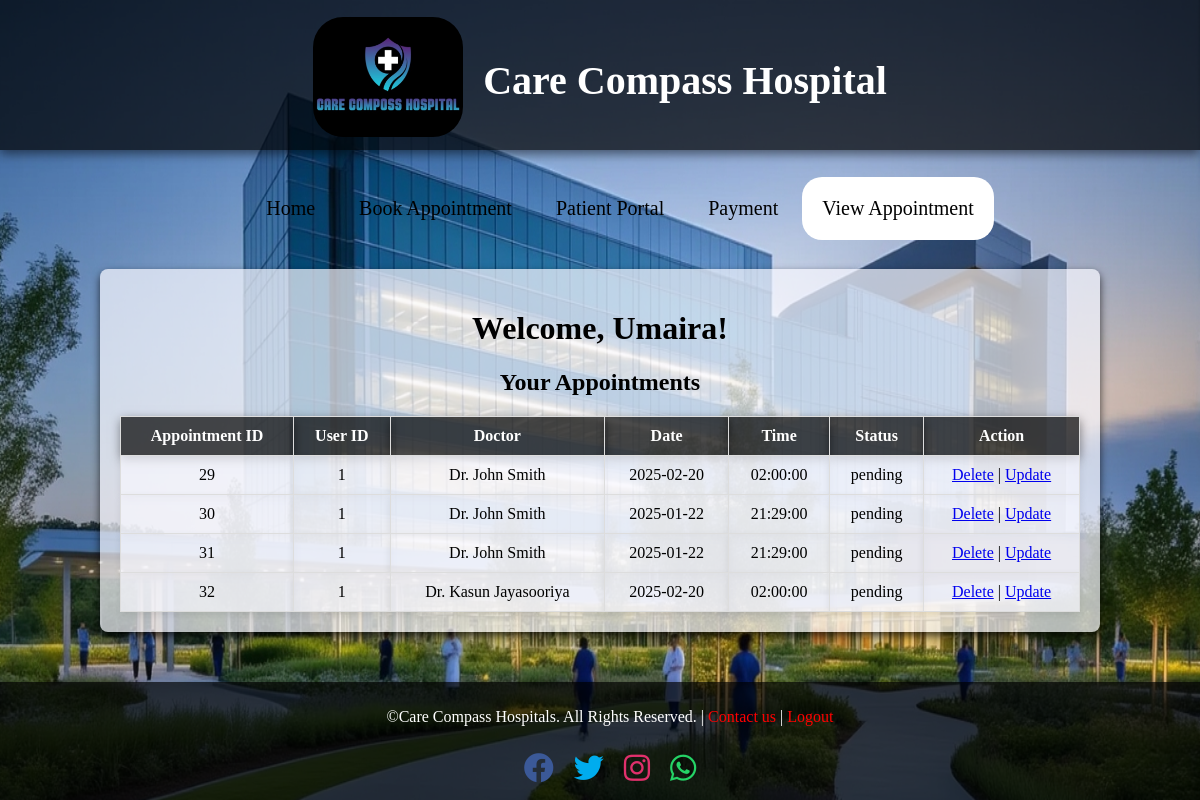
/viewappointment.php (signed in), run on the app's committed database.
### tables this page shows
CREATE TABLE `appointments` (
  `id` int(11) NOT NULL,
  `user_id` int(11) NOT NULL,
  `doctor_id` int(11) NOT NULL,
  `appointment_date` date NOT NULL,
  `appointment_time` time NOT NULL,
  `reason` text NOT NULL,
  `status` enum('pending','confirmed','cancelled') NOT NULL,
  `created_at` datetime NOT NULL DEFAULT current_timestamp()
);

CREATE TABLE `doctors` (
  `doctor_id` int(11) NOT NULL,
  `full_name` varchar(100) NOT NULL,
  `email` varchar(100) NOT NULL,
  `phone_number` varchar(15) NOT NULL,
  `specialization` varchar(100) NOT NULL,
  `qualifications` text NOT NULL,
  `experience_years` int(10) UNSIGNED NOT NULL,
  `hospital_branch` enum('Kandy','Colombo','Kurunegala') NOT NULL,
  `available_days` varchar(50) NOT NULL,
  `available_time` varchar(50) NOT NULL,
  `created_at` datetime DEFAULT current_timestamp()
);

### viewappointment.php (the view, shortened to what this page needs)
<?php
include('dbconnect.php');
$isLoggedIn = isset($_SESSION['username']);
$userId = isset($_SESSION['user_id']) ? $_SESSION['user_id'] : null;
?>
<!DOCTYPE html>
<html lang="en">
<head>
    <link rel="stylesheet" href="sheet.css" />
    <link href="https://cdnjs.cloudflare.com/ajax/libs/font-awesome/5.15.4/css/all.min.css" rel="stylesheet">
</head>
<body>
    <div class="head">
        <div class="image">
            <img src="images/Logo.jpeg" />
            <h1>Care Compass Hospital</h1>
        </div>
        <div class="sub">
            <ul>
                <li><a href="Home.php">Home</a></li>
                <li><a href="Appointment.php">Book Appointment</a></li>
                <li><a href="Portal.php">Patient Portal</a></li>
                <li><a href="Payment.php">Payment</a></li>
                <li class="active"><a href="viewappointment.php">View Appointment</a></li>
            </ul>
        </div>
    </div>
<?php
if ($isLoggedIn): ?>
    <div class="view_appointment">
        <h1>Welcome, <?php echo htmlspecialchars($_SESSION['username']); ?>!</h1>
        <h2>Your Appointments</h2>
        <?php
        $stmt = $conn->prepare("SELECT a.id, a.user_id, d.full_name AS doctor_name, a.appointment_date, a.appointment_time, a.status FROM appointments a JOIN doctors d ON a.doctor_id = d.doctor_id WHERE a.user_id = ?");
        $stmt->bind_param("i", $userId);
        $stmt->execute();
        $result = $stmt->get_result();
        ?>
        <table border="1">
            <thead>
                <tr>
                    <th>Appointment ID</th>
                    <th>User ID</th>
                    <th>Doctor</th>
                    <th>Date</th>
                    <th>Time</th>
                    <th>Status</th>
                    <th>Action</th>
                </tr>
            </thead>
            <tbody>
                <?php if ($result->num_rows > 0): ?>
                    <?php while ($row = $result->fetch_assoc()): ?>
                        <tr>
                            <td><?php echo htmlspecialchars($row['id']); ?></td>
                            <td><?php echo htmlspecialchars($row['user_id']); ?></td>
                            <td><?php echo htmlspecialchars($row['doctor_name']); ?></td>
                            <td><?php echo htmlspecialchars($row['appointment_date']); ?></td>
                            <td><?php echo htmlspecialchars($row['appointment_time']); ?></td>
                            <td><?php echo htmlspecialchars($row['status']); ?></td>
                            <td>
                                <a href="?delete_id=<?php echo $row['id']; ?>" onclick="return confirm('Are you sure you want to delete this appointment?');">Delete</a> |
                                <a href="update_appointment.php?update_id=<?php echo $row['id']; ?>">Update</a>
                            </td>
                        </tr>
                    <?php endwhile; ?>
                <?php else: ?>
                    <tr><td colspan='7'>No appointments found.</td></tr>
                <?php endif; ?>
            </tbody>
        </table>
    </div>
<?php else: ?>
    <h2>Please log in to view your appointments.</h2>
<?php endif; ?>
    <div class="footers">
        <p>&copy;Care Compass Hospitals. All Rights Reserved. | <a href="Contact.php">Contact us</a> | <a href="Logout.php">Logout</a></p>
        <div class="social-media">
            <a href="https://www.facebook.com" target="_blank" class="social-icon"><i class="fab fa-facebook"></i></a>
            <a href="https://www.twitter.com" target="_blank" class="social-icon"><i class="fab fa-twitter"></i></a>
            <a href="https://www.instagram.com" target="_blank" class="social-icon"><i class="fab fa-instagram"></i></a>
            <a href="https://wa.me/yourphonenumber" target="_blank" class="social-icon"><i class="fab fa-whatsapp"></i></a>
        </div>
    </div>
</body>
</html>

### sheet.css (style rules this page uses)
.head { height: 150px; width: 100%; background-color: rgba(0, 0, 0, 0.7); color: white; display: inline-block; box-shadow: 0 4px 10px rgba(0, 0, 0, 0.5); }
.image { display: flex; margin-top: 17px; gap: 20px; justify-content: center; }
.image h1 { font-size: 40px; margin-top: 40px; }
.image img { height: 120px; width: 150px; border-radius: 30px; }
.sub { margin-top: 40px; text-align: center; }
.sub ul li { display: inline-block; padding: 20px; font-size: 20px; }
.sub ul li a { text-decoration: none; color: black; }
.sub ul li.active { background-color: white; border-radius: 20px; }
.footers { height: 100px; width: 100%; background-color: rgba(0, 0, 0, 0.7); color: white; text-align: center; box-shadow: 0 4px 10px rgba(0, 0, 0, 0.5); padding: 10px; }
.footers a { text-decoration: none; color: red; }
.social-media { display: flex; justify-content: center; gap: 20px; padding: 10px; }
.social-icon { font-size: 30px; color: #333; text-decoration: none; transition: all 0.3s ease; }
.social-icon:nth-child(1) { color: #3b5998; }
.social-icon:nth-child(2) { color: #00acee; }
.social-icon:nth-child(3) { color: #e1306c; }
.social-icon:nth-child(4) { color: #25d366; }
.view_appointment { width: 80%; margin: 50px auto; padding: 20px; background-color: rgba(248, 248, 255, 0.7); border-radius: 8px; box-shadow: 0 4px 8px rgba(0, 0, 0, 0.7); }
.view_appointment h1 { text-align: center; }
.view_appointment h2 { text-align: center; }
.view_appointment table { width: 100%; border-collapse: collapse; }
.view_appointment th, td { padding: 10px; text-align: center; border: 1px solid #ddd; }
.view_appointment th { background-color: rgba(0, 0, 0, 0.7); box-shadow: 0 4px 10px rgba(0, 0, 0, 0.5); color: white; }
.view_appointment td { background-color: rgba(248, 248, 255, 0.7); box-shadow: 0 4px 8px rgba(0, 0, 0, 0.1); }
.payments_details th, td { padding: 10px; text-align: center; border: 1px solid #ddd; }

### data on the page
appointments: id "29", user "1", doctor.full_name "Dr. John Smith", appointment_date "2025-02-20", appointment_time "02:00:00", status "pending"
appointments: id "30", user "1", doctor.full_name "Dr. John Smith", appointment_date "2025-01-22", appointment_time "21:29:00", status "pending"
appointments: id "31", user "1", doctor.full_name "Dr. John Smith", appointment_date "2025-01-22", appointment_time "21:29:00", status "pending"
appointments: id "32", user "1", doctor.full_name "Dr. Kasun Jayasooriya", appointment_date "2025-02-20", appointment_time "02:00:00", status "pending"

### other printed values
$_SESSION['username'] "Umaira"
